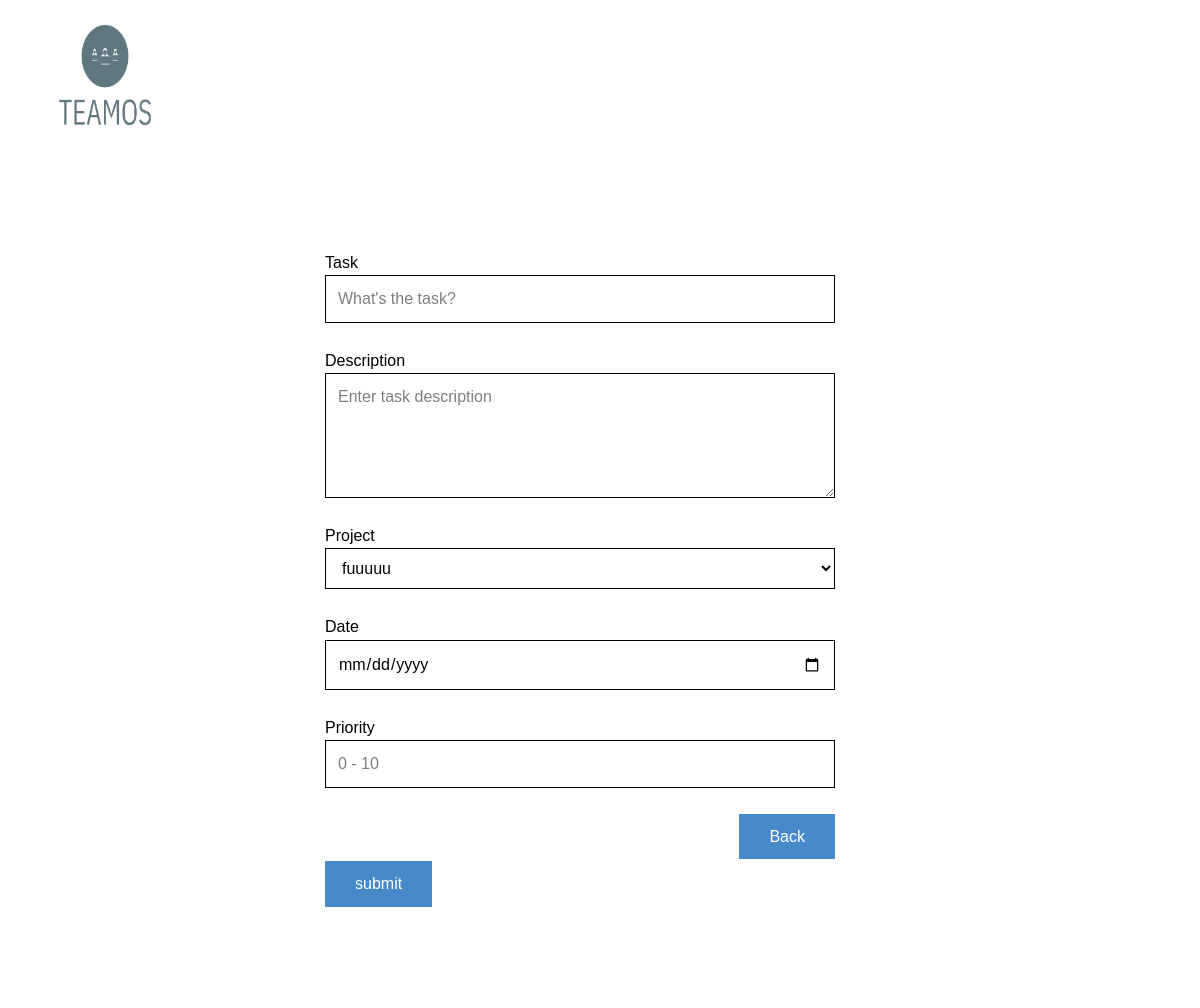
/to_do_list/addTask, run on an earlier commit of the app's database.
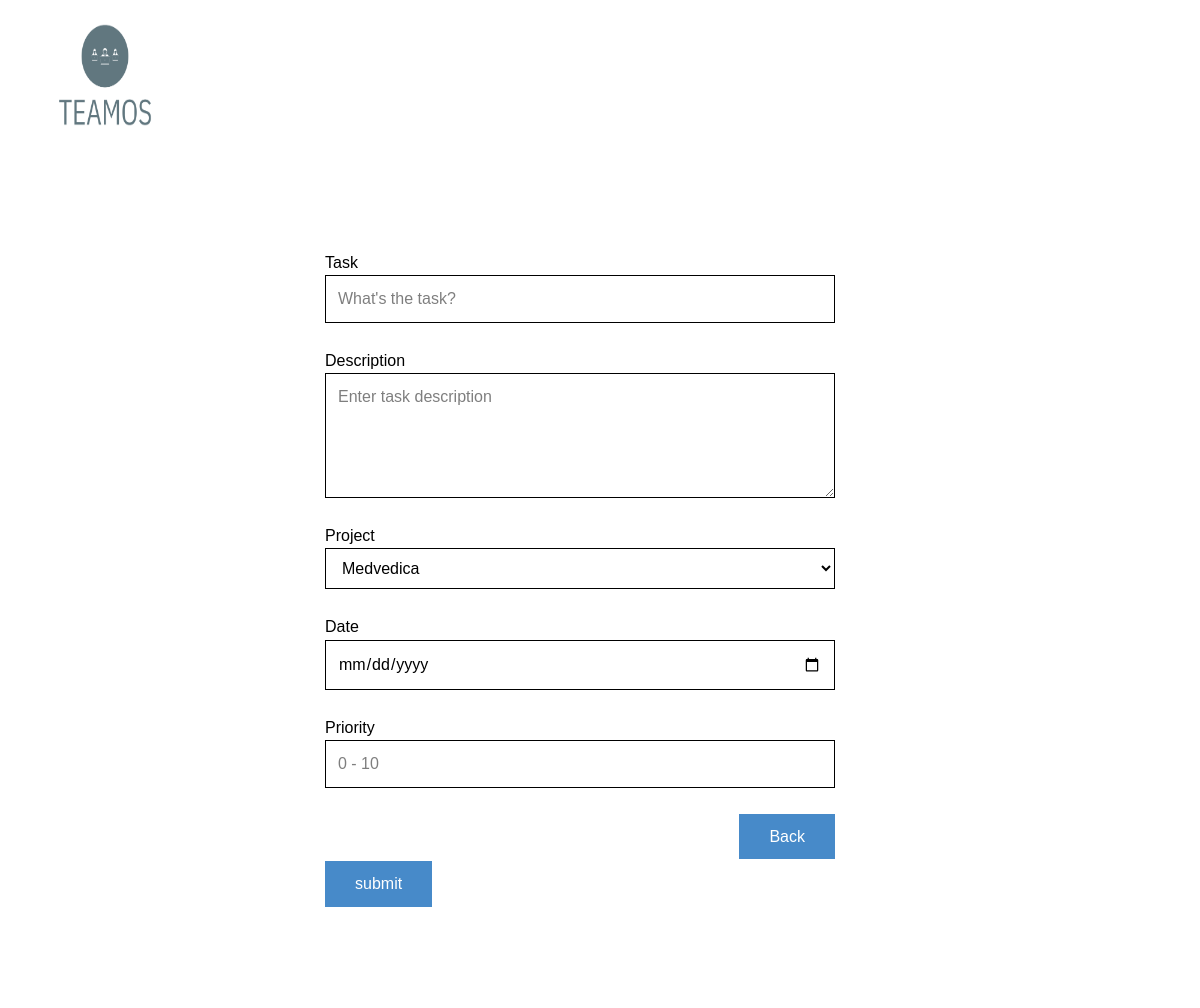
And on a later commit of the database.
### projects/models.py (models this page shows)
class Project_list(models.Model):
    owner = models.CharField(max_length=100, null=True)
    name = models.CharField(max_length=100)
    start_of_project = models.DateField(default=timezone.now, null=True)
    final_deadline = models.DateField(default=timezone.now, null=True)
    deadlines_name = models.TextField(null=True)
    deadlines = models.TextField(null=True)
    deadlines_text = models.TextField(null=True)
    team = models.CharField(max_length=100, null=True)

### to_do_list/views.py (the view)
# urls.py: path("addTask", views.addTask, name='addTask'),
def addTask(request):
    if request.POST.get('action') == 'post':
        name = request.POST.get('task_name')
        description = request.POST.get('task_description')
        project = request.POST.get('project')
        deadline = dt.strptime(request.POST.get('deadline'), "%Y-%m-%d").date()
        priority = request.POST.get('priority')
        data = Project_list.objects.get(name=project)
        if int(priority) > 10 or int(priority) < 0:
            return render(request, 'to_do_list/invalid_prio.html')
        elif dt.strptime(request.POST.get('deadline'), '%Y-%m-%d') > dt.strptime(str(data.final_deadline), '%Y-%m-%d'):
            return render(request, 'to_do_list/invalid_prio.html')
        elif dt.strptime(request.POST.get('deadline'), '%Y-%m-%d') < dt.strptime(str(data.start_of_project), '%Y-%m-%d'):
            return render(request, 'to_do_list/invalid_prio.html')
        else:
            print("project = ", project)
            task = Task(name=name, description=description, project=project, deadline=deadline, priority=priority)
            task.save()
        return JsonResponse({"instance": name}, status=200)
    else:
        match_2 = Project_list.objects.all()
        match = []
        for item in match_2:
            if request.user.username in item.owner:
                match = match + [item.name]
        return render(request, 'to_do_list/new_task.html', {'projects': match})

### templates/to_do_list/new_task.html (shortened to what this page needs)
<!DOCTYPE html>
<html style="font-size: 16px;" lang="en"><head>
    {% load static %}
    <link rel="stylesheet"  href="{% static 'to_do_list/nicepage.css' %}" media="screen">
<link rel="stylesheet"href="{% static 'to_do_list/Page-2.css' %}" media="screen">
  </head>
  <body class="u-body u-xl-mode" data-lang="en"><header class="u-clearfix u-header u-header" id="sec-1255"><div class="u-clearfix u-sheet u-sheet-1">
         <a href="{% url 'home' %}">
          <img src="{% static 'to_do_list/images/teamos_logo.png'%}"
               style="width: 150px;height:150px;" align="top, left">
        </a>
      </div></header>
    <section class="u-clearfix u-section-1" id="sec-4bb9">
      <div class="u-clearfix u-sheet u-sheet-1">
        <div class="u-form u-form-1">
            <form id="create_new_task" action="" method="post" class="u-clearfix u-form-spacing-25 u-form-vertical u-inner-form" style="padding: 30px;">
            <div class="u-form-group u-form-name">
              <label for="name-af1b" class="u-label">Task</label>
              <input type="text" placeholder="What's the task?" id="name-af1b" name="task_name" class="u-border-1 u-border-grey-30 u-input u-input-rectangle u-white" required="">
            </div>
            <div class="u-form-group u-form-message">
              <label for="message-af1b" class="u-label">Description</label>
              <textarea placeholder="Enter task description" rows="4" cols="50" id="message-af1b" name="task_description" class="u-border-1 u-border-grey-30 u-input u-input-rectangle u-white" ></textarea>
            </div>
            <div class="u-form-group u-form-name u-label-top u-form-group-2">
              <label for="proj" class="">Project</label>
                 <select name="project" id="proj" class="u-border-1 u-border-grey-30 u-input u-input-rectangle">
                     {% for project in projects %}
                   <option   value="{{project}}">{{project}}</option>
                     {% endfor %}
                 </select>
              </div>
            <div class="u-form-date u-form-group u-form-group-5">
              <label for="deadline" class="u-label">Date</label>
              <input type="date" placeholder="MM/DD/YYYY" id="deadline" class="u-border-1 u-border-grey-30 u-input u-input-rectangle u-white" required="" >
            </div>
              <div class="u-form-date u-form-group u-form-group-6">
              <label for="date-c774" class="u-label">Priority</label>
              <input type="number" placeholder="0 - 10 " id="date-c774" name="priority" class="u-border-1 u-border-grey-30 u-input u-input-rectangle u-white"  required="">
              </div>
                     <div class="u-align-right u-form-group u-form-submit">
                        <a href="{% url 'to_do_list:tasklist' %}" class="u-btn u-btn-submit u-button-style">Back</a>
                       </div>
                    <div class="u-align-left u-form-group u-form-submit">
                      <input type="Submit" id="submit-button" value="submit" class="u-btn u-btn-submit u-button-style">
                    </div>
           </form>
        </div>
      </div>
    </section>
</body></html>

What changed in the data, as far as the page shows it:
removed Project_list: project "fuuuuu"
added Project_list: project "Medvedica"
